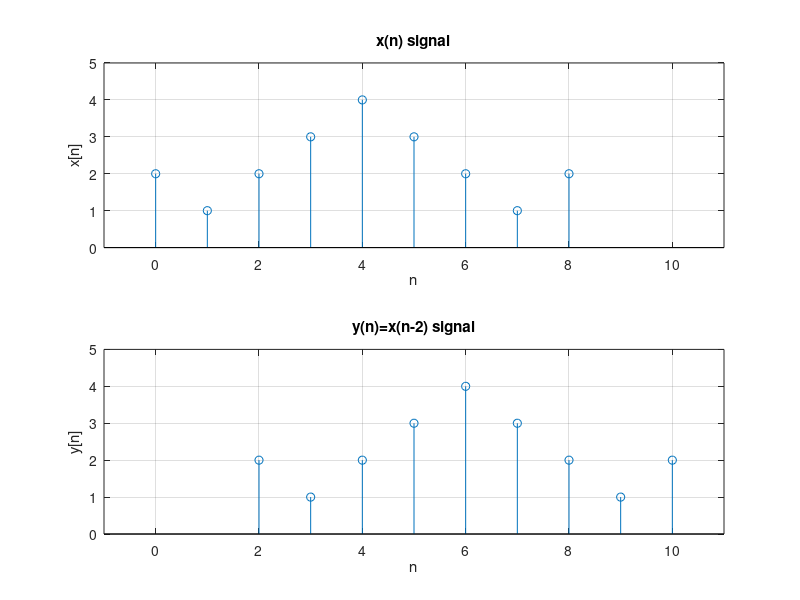

The MATLAB script that drew this image:
clc;
clear;
close all;

n = 0:8;
x = [2 1 2 3 4 3 2 1 2];
subplot(2,1,1);
stem(n,x);
xlim([-1 11]);
ylim([0 5]);
title('x(n) signal');
xlabel('n'); ylabel('x[n]');grid on;

m=n+2; y=x;
subplot(2,1,2);
stem(m,y);
xlim([-1 11]);
ylim([0 5]);
title('y(n)=x(n-2) signal');
xlabel('n'); ylabel('y[n]'); grid on;